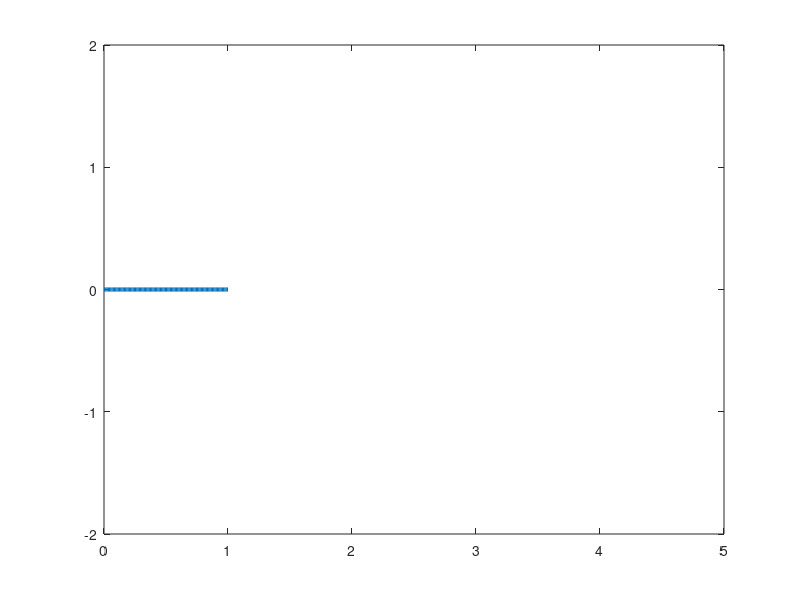

The MATLAB script that drew this image:
%% Unipolar NRZ
clc;
clear;
bits = input('give array: ');

n = 100;
T = length(bits);
N = n*length(bits);

t = 0:T/N:T;
x = zeros(1,length (t));

for i=1:length(bits)
    if bits(i) == 1
        x((i-1)*n+1:i*n) = 1;
    end
end
    
plot(t,x,'LineWidth',3);
axis([0,5,-2,2]);

counter = 0;
